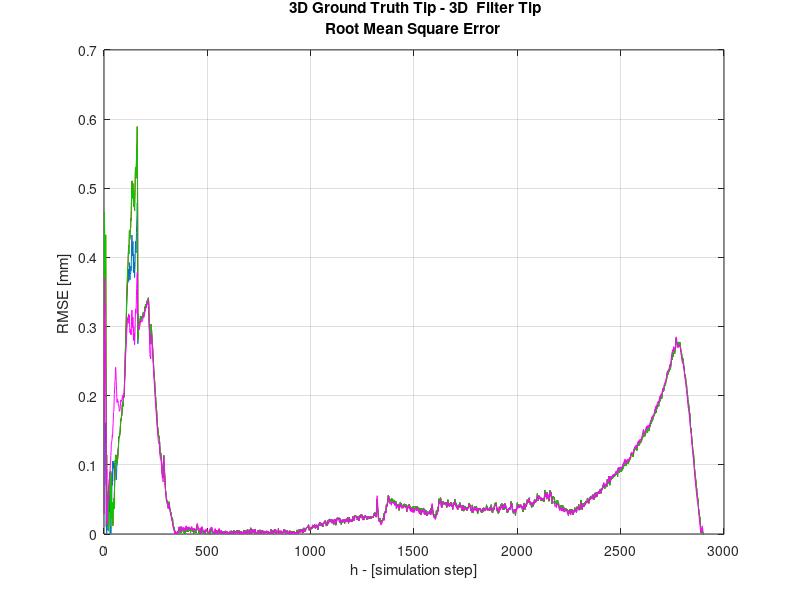
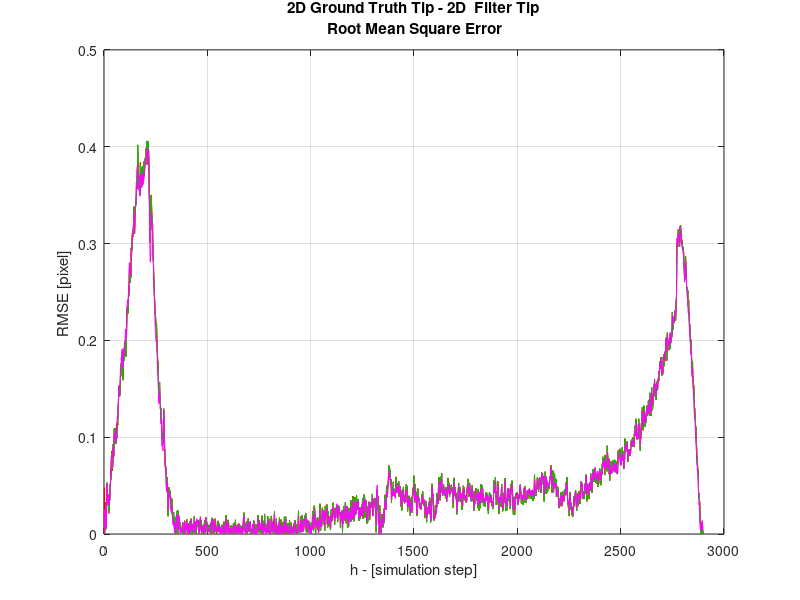
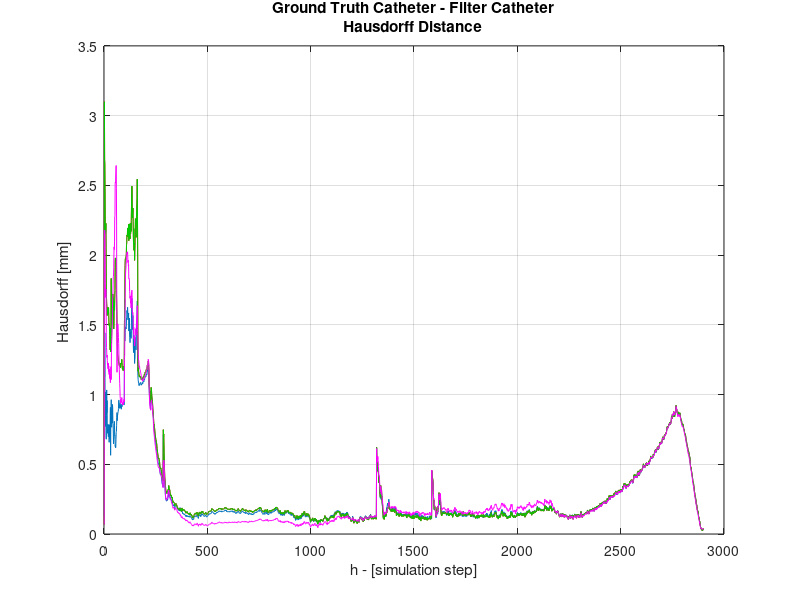
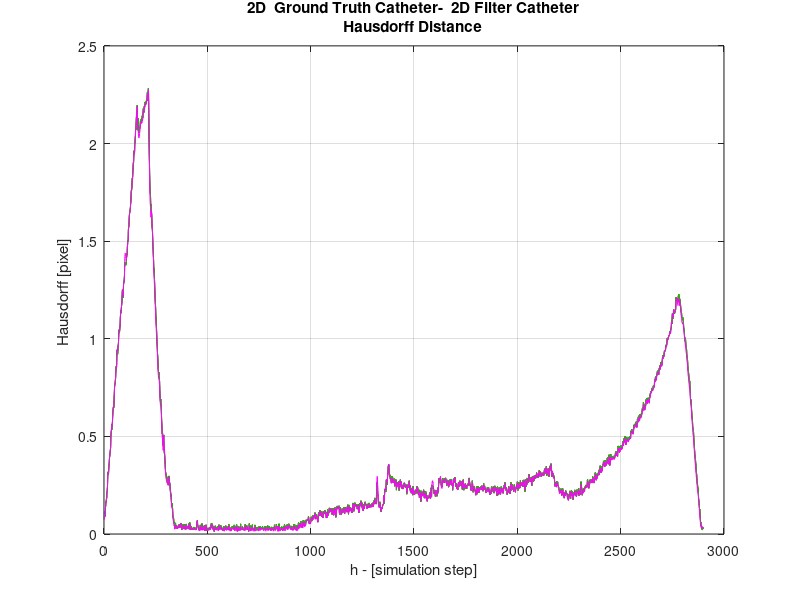

Reproduce these figures in MATLAB, in order.
%%PLOT TIP RMSE 
% load('RMSE2d_0.mat','RMSE2d_0')
clear all
% close all 
clc

load TEST_TOP_RMSE2d_0.mat
load TEST_TOP_RMSE2d_1.mat   
load TEST_TOP_RMSE2d_2.mat
load TEST_TOP_RMSE2d_3.mat

load TEST_TOP_RMSE_0.mat
load TEST_TOP_RMSE_1.mat
load TEST_TOP_RMSE_2.mat
load TEST_TOP_RMSE_3.mat

load TEST_TOP_hd_0.mat
load TEST_TOP_hd_1.mat
load TEST_TOP_hd_2.mat
load TEST_TOP_hd_3.mat

load TEST_TOP_hd2d_0.mat 
load TEST_TOP_hd2d_1.mat 
load TEST_TOP_hd2d_2.mat 
load TEST_TOP_hd2d_3.mat 

figure
plot(TEST_TOP_RMSE_0*1000)
hold on
plot(TEST_TOP_RMSE_1*1000, 'Color',[1 0 0])
hold on
plot(TEST_TOP_RMSE_2*1000, 'Color',[0 0.8 0])
hold on
plot(TEST_TOP_RMSE_3*1000, 'Color',[1 0 1])
grid on
xlabel('h - [simulation step]') % x-axis label
ylabel('RMSE [mm] ') % y-axis label
title( {' 3D Ground Truth Tip - 3D  Filter Tip';'Root Mean Square Error'  }) ;


figure
plot(TEST_TOP_RMSE2d_0, 'Color',[1 0 0])
hold on
plot(TEST_TOP_RMSE2d_1, 'Color',[1 0 0]) 
hold on
plot(TEST_TOP_RMSE2d_2, 'Color',[0 0.8 0])
hold on
plot(TEST_TOP_RMSE2d_3, 'Color',[1 0 1])
grid on
xlabel('h - [simulation step]') % x-axis label
ylabel('RMSE [pixel] ') % y-axis label
title( {'2D Ground Truth Tip - 2D  Filter Tip'; ' Root Mean Square Error' }) ;


figure
plot(TEST_TOP_hd_0*1000)
hold on
plot(TEST_TOP_hd_1*1000, 'Color',[1 0 0])
hold on
plot(TEST_TOP_hd_2*1000, 'Color',[0 0.8 0])
hold on
plot(TEST_TOP_hd_3*1000, 'Color',[1 0 1])
grid on
xlabel('h - [simulation step]') % x-axis label
ylabel('Hausdorff [mm] ') % y-axis label
title( {'Ground Truth Catheter - Filter Catheter';'Hausdorff Distance'  }) ;

figure
plot(TEST_TOP_hd2d_0)
hold on
plot(TEST_TOP_hd2d_1, 'Color',[1 0 0])
hold on
plot(TEST_TOP_hd2d_2, 'Color',[0 0.8 0])
hold on
plot(TEST_TOP_hd2d_3, 'Color',[1 0 1])
grid on
xlabel('h - [simulation step]') % x-axis label
ylabel('Hausdorff [pixel] ') % y-axis label
title( {'2D  Ground Truth Catheter-  2D Filter Catheter';'Hausdorff Distance' }) ;
